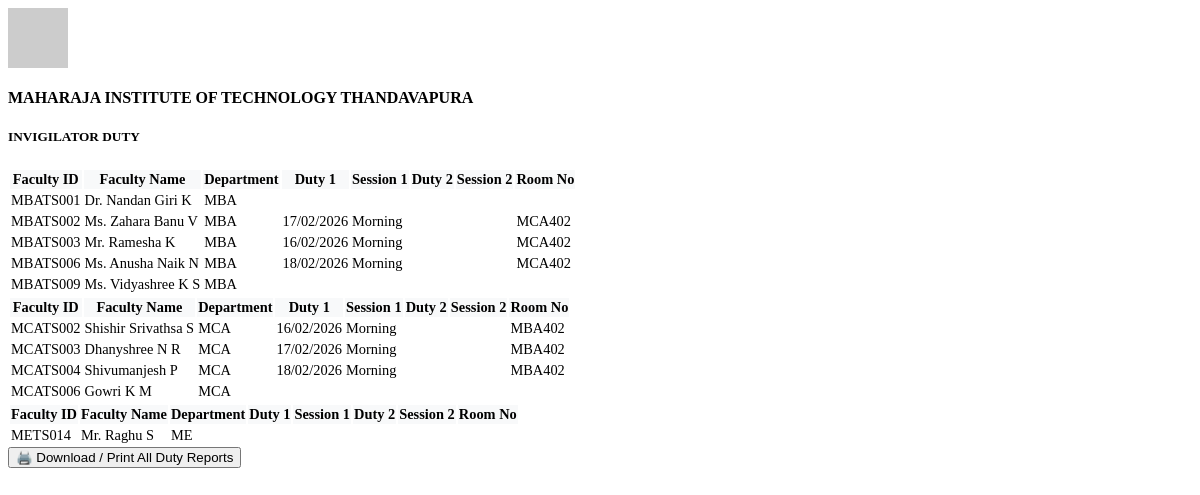
Screenshot of /reports/teachers/ with the database file from the repository.
### teachers/models.py (models this page shows, shortened)
class Teacher(models.Model):
    faculty_id = models.CharField(max_length=50, unique=True, null=True, blank=True, verbose_name="Faculty ID")
    name = models.CharField(max_length=100)
    department = models.CharField(max_length=100)
    workload = models.IntegerField(default=0)

### exams/models.py (models this page shows, shortened)
class Exam(models.Model):
    date = models.DateField()
    time = models.TimeField()
    subject = models.CharField(max_length=100)

### rooms/models.py (models this page shows, shortened)
class Room(models.Model):
    room_number = models.CharField(max_length=50, unique=True)
    benches = models.IntegerField(help_text="Each bench holds exactly 3 students")

### allotment/views.py (the view)
# urls.py: path('reports/teachers/', views.teacher_reports, name='teacher_reports'),
def teacher_reports(request):
    allotments = TeacherAllotment.objects.select_related('exam', 'room', 'teacher').all().order_by('exam__date', 'exam__time')
    teacher_assignment_map = {}
    for a in allotments:
        teacher = a.teacher
        session_label = "Morning" if a.exam.time.hour < 12 else "Afternoon"
        if teacher.id not in teacher_assignment_map:
            teacher_assignment_map[teacher.id] = []
        teacher_assignment_map[teacher.id].append({
            'date': a.exam.date,
            'session': session_label,
            'room': a.room.room_number
        })
    all_teachers = Teacher.objects.all().order_by('department', 'faculty_id')
    report_data = []
    for teacher in all_teachers:
        duties = teacher_assignment_map.get(teacher.id, [])
        sorted_duties = sorted(duties, key=lambda x: (x['date'], 0 if x['session'] == 'Morning' else 1))
        d1 = sorted_duties[0] if len(sorted_duties) > 0 else {}
        d2 = sorted_duties[1] if len(sorted_duties) > 1 else {}
        all_rooms = list(dict.fromkeys(d['room'] for d in sorted_duties))
        report_data.append({
            'faculty_id': teacher.faculty_id,
            'name': teacher.name,
            'dept': teacher.department,
            'd1_date': d1.get('date'),
            'd1_session': d1.get('session'),
            'd2_date': d2.get('date'),
            'd2_session': d2.get('session'),
            'room_no': ", ".join(all_rooms),
        })
    dept_grouped = defaultdict(list)
    for entry in report_data:
        dept_grouped[entry['dept']].append(entry)
    final_grouped = []
    for dept in sorted(dept_grouped.keys()):
        teachers_list = sorted(dept_grouped[dept], key=lambda x: x['faculty_id'])
        final_grouped.append((dept, teachers_list))
    return render(request, 'partials/teacher_reports.html', {
        'grouped_data': final_grouped,
    })

### templates/partials/teacher_reports.html (shortened to what this page needs)
{% if grouped_data %}
    <div class="d-print-block">
        <div class="text-center mb-4">
            <div class="d-flex align-items-center justify-content-center mb-2">
                <img src="/static/img/college_logo.png" alt="Logo" style="height: 60px;" onerror="this.src='https://via.placeholder.com/60?text=MT'">
                <div class="ms-3 text-start">
                    <h4 class="mb-0 fw-bold">MAHARAJA INSTITUTE OF TECHNOLOGY THANDAVAPURA</h4>
                    <h5 class="mb-0 fw-bold text-center">INVIGILATOR DUTY</h5>
                </div>
            </div>
        </div>
        {% for dept, teachers in grouped_data %}
        <div class="mb-5 page-break-after">
            <table class="table table-bordered border-dark text-center align-middle" style="font-size: 0.9rem;">
                <thead>
                    <tr style="background-color: #f8f9fa;">
                        <th class="fw-bold">Faculty ID</th>
                        <th class="fw-bold">Faculty Name</th>
                        <th class="fw-bold">Department</th>
                        <th class="fw-bold">Duty 1</th>
                        <th class="fw-bold">Session 1</th>
                        <th class="fw-bold">Duty 2</th>
                        <th class="fw-bold">Session 2</th>
                        <th class="fw-bold">Room No</th>
                    </tr>
                </thead>
                <tbody>
                    {% for t in teachers %}
                    <tr>
                        <td>{{ t.faculty_id|default:"-" }}</td>
                        <td class="text-start">{{ t.name }}</td>
                        <td>{{ t.dept }}</td>
                        <td>{{ t.d1_date|date:"d/m/Y"|default:"" }}</td>
                        <td>{{ t.d1_session|default:"" }}</td>
                        <td>{{ t.d2_date|date:"d/m/Y"|default:"" }}</td>
                        <td>{{ t.d2_session|default:"" }}</td>
                        <td>{{ t.room_no }}</td>
                    </tr>
                    {% endfor %}
                </tbody>
            </table>
        </div>
        {% endfor %}
    </div>
    <div class="d-print-none text-center mt-4">
        <button class="btn btn-primary" onclick="window.print()">🖨️ Download / Print All Duty Reports</button>
    </div>
{% else %}
    <div class="text-center py-5 text-muted">
        <h4><i class="bi bi-person-x fs-1"></i></h4>
        <p>No invigilator duty list generated yet.</p>
    </div>
{% endif %}

### templates/partials/teacher_reports.html (style rules this page uses)
.table thead th { vertical-align: middle; }

### rows the page displays
Teacher: faculty_id "MBATS001", name "Dr. Nandan Giri K", dept "MBA"
Teacher: faculty_id "MBATS002", name "Ms. Zahara Banu V", dept "MBA"
Exam: d1_date "17/02/2026" "17/02/2026"
Room: room_no "MCA402" "MCA402" "MCA402"
Teacher: faculty_id "MBATS003", name "Mr. Ramesha K", dept "MBA"
Exam: d1_date "16/02/2026" "16/02/2026"
Teacher: faculty_id "MBATS006", name "Ms. Anusha Naik N", dept "MBA"
Exam: d1_date "18/02/2026" "18/02/2026"
Teacher: faculty_id "MBATS009", name "Ms. Vidyashree K S", dept "MBA"
Teacher: faculty_id "MCATS002", name "Shishir Srivathsa S", dept "MCA"
Room: room_no "MBA402" "MBA402" "MBA402"
Teacher: faculty_id "MCATS003", name "Dhanyshree N R", dept "MCA"
Teacher: faculty_id "MCATS004", name "Shivumanjesh P", dept "MCA"
Teacher: faculty_id "MCATS006", name "Gowri K M", dept "MCA"
Teacher: faculty_id "METS014", name "Mr. Raghu S", dept "ME"

### other values shown
{{ t.d1_session|default:"" }} "Morning" "Morning" "Morning" "Morning" "Morning" "Morning"
